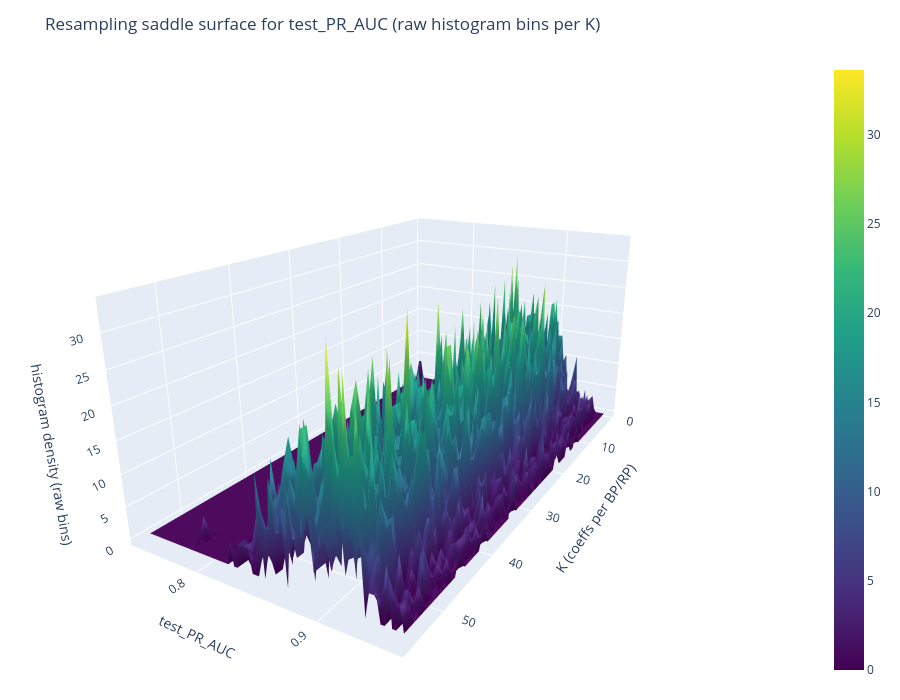
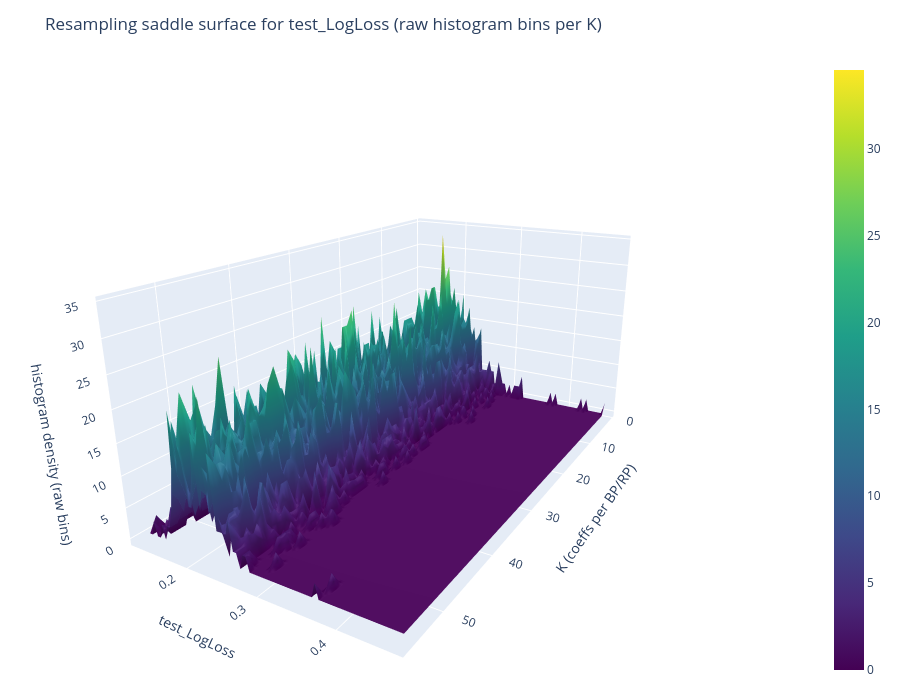

Here is the notebook cell these charts were saved with, in order:
### Code cell
import plotly.graph_objects as go

def resampling_saddle_surface_binned(metric="test_PR_AUC", n_bins=80, min_repeats=1):
    if res.empty:
        print(f"Skipping {metric}: no rows in res")
        return
    if metric not in res.columns:
        print(f"Skipping {metric}: metric not found")
        return

    df = res[["K", metric]].dropna().copy()
    if df.empty:
        print(f"Skipping {metric}: no finite values after dropna")
        return

    counts = df.groupby("K", as_index=False).size().rename(columns={"size": "n"})
    valid_k = counts.loc[counts["n"] >= min_repeats, "K"]
    df = df[df["K"].isin(valid_k)].copy()
    if df.empty:
        print(f"Skipping {metric}: no K groups with at least {min_repeats} repeats")
        return

    x_min = float(df[metric].min())
    x_max = float(df[metric].max())
    if not np.isfinite(x_min) or not np.isfinite(x_max):
        print(f"Skipping {metric}: non-finite metric range")
        return
    if x_max == x_min:
        eps = max(abs(x_min), 1.0) * 1e-6
        x_min -= eps
        x_max += eps

    bin_edges = np.linspace(x_min, x_max, n_bins + 1)
    bin_centers = 0.5 * (bin_edges[:-1] + bin_edges[1:])

    ks = np.sort(df["K"].unique().astype(float))
    X = np.repeat(ks[:, None], n_bins, axis=1)
    Y = np.tile(bin_centers, (len(ks), 1))
    Z = np.zeros((len(ks), n_bins), dtype=float)

    for i, k in enumerate(ks):
        vals = df.loc[df["K"] == k, metric].to_numpy(float)
        hist, _ = np.histogram(vals, bins=bin_edges, density=True)
        Z[i, :] = hist

    fig = go.Figure(data=[go.Surface(x=X, y=Y, z=Z, colorscale="Viridis")])
    fig.update_layout(
        title=f"Resampling saddle surface for {metric} (raw histogram bins per K)",
        scene=dict(
            xaxis_title="K (coeffs per BP/RP)",
            yaxis_title=metric,
            zaxis_title="histogram density (raw bins)",
            aspectmode="manual",
            aspectratio=dict(x=1.8, y=1.0, z=0.8),
        ),
        scene_camera=dict(eye=dict(x=2.2, y=1.3, z=0.9)),
        height=700,
        margin=dict(l=20, r=20, t=60, b=20),
    )
    fig.show()

resampling_saddle_surface_binned("test_PR_AUC")
resampling_saddle_surface_binned("test_LogLoss")
#resampling_saddle_surface_binned("youden_test_Sensitivity")
#resampling_saddle_surface_binned("f1_test_Precision")

### Figure 1 — Plotly figure (JSON) as saved in the notebook; plotly's stock layout.template omitted (floating-point values rounded to 4 significant figures; data arrays with more than 128 entries replaced by an {"elided": "..."} marker saying what was removed)
{"data": [{"colorscale": [[0, "#440154"], [0.1111, "#482878"], [0.2222, "#3e4989"], [0.3333, "#31688e"], [0.4444, "#26828e"], [0.5556, "#1f9e89"], [0.6667, "#35b779"], [0.7778, "#6ece58"], [0.8889, "#b5de2b"], [1, "#fde725"]], "type": "surface", "x": {"elided": "55x80 float values"}, "y": {"elided": "55x80 float values"}, "z": {"elided": "55x80 float values"}}], "layout": {"height": 700, "margin": {"b": 20, "l": 20, "r": 20, "t": 60}, "scene": {"aspectmode": "manual", "aspectratio": {"x": 1.8, "y": 1, "z": 0.8}, "camera": {"eye": {"x": 2.2, "y": 1.3, "z": 0.9}}, "xaxis": {"title": {"text": "K (coeffs per BP/RP)"}}, "yaxis": {"title": {"text": "test_PR_AUC"}}, "zaxis": {"title": {"text": "histogram density (raw bins)"}}}, "title": {"text": "Resampling saddle surface for test_PR_AUC (raw histogram bins per K)"}}}

### Figure 2 — Plotly figure (JSON) as saved in the notebook; plotly's stock layout.template omitted (floating-point values rounded to 4 significant figures; data arrays with more than 128 entries replaced by an {"elided": "..."} marker saying what was removed)
{"data": [{"colorscale": [[0, "#440154"], [0.1111, "#482878"], [0.2222, "#3e4989"], [0.3333, "#31688e"], [0.4444, "#26828e"], [0.5556, "#1f9e89"], [0.6667, "#35b779"], [0.7778, "#6ece58"], [0.8889, "#b5de2b"], [1, "#fde725"]], "type": "surface", "x": {"elided": "55x80 float values"}, "y": {"elided": "55x80 float values"}, "z": {"elided": "55x80 float values"}}], "layout": {"height": 700, "margin": {"b": 20, "l": 20, "r": 20, "t": 60}, "scene": {"aspectmode": "manual", "aspectratio": {"x": 1.8, "y": 1, "z": 0.8}, "camera": {"eye": {"x": 2.2, "y": 1.3, "z": 0.9}}, "xaxis": {"title": {"text": "K (coeffs per BP/RP)"}}, "yaxis": {"title": {"text": "test_LogLoss"}}, "zaxis": {"title": {"text": "histogram density (raw bins)"}}}, "title": {"text": "Resampling saddle surface for test_LogLoss (raw histogram bins per K)"}}}
